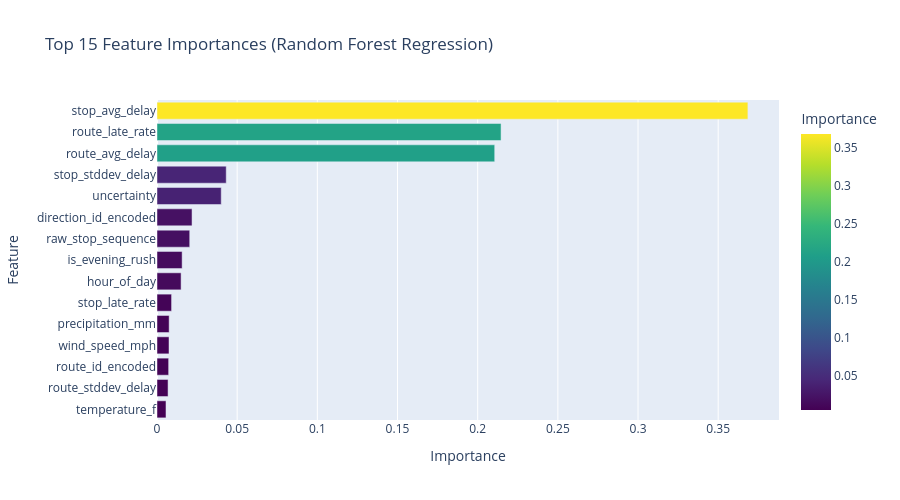
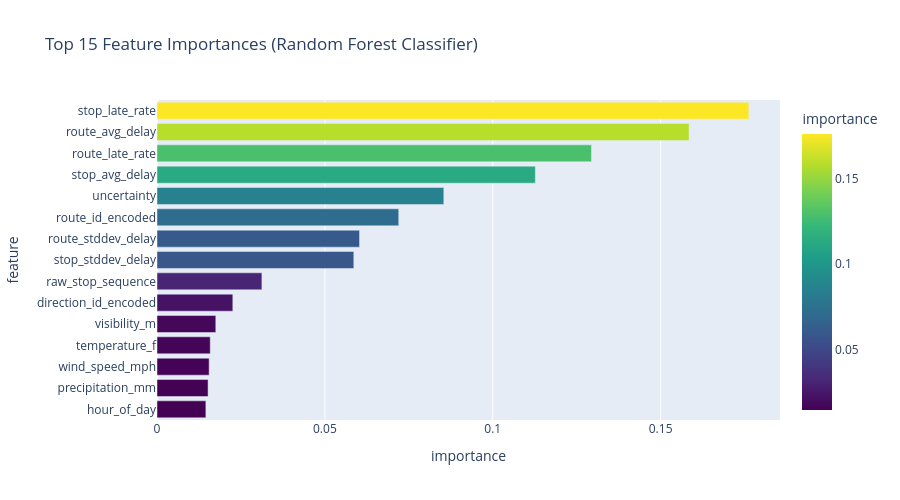

The notebook cell these images were saved under, in order:
### Code cell
# Get feature importance from Random Forest (regression)
rf_reg = [m for name, m in reg_models.items() if "Random Forest" in name][0]

importance_df = pd.DataFrame({
    "feature": ENCODED_FEATURES,
    "importance": rf_reg.feature_importances_
}).sort_values("importance", ascending=True)

fig = px.bar(
    importance_df.tail(15),
    x="importance",
    y="feature",
    orientation="h",
    title="Top 15 Feature Importances (Random Forest Regression)",
    labels={"importance": "Importance", "feature": "Feature"},
    color="importance",
    color_continuous_scale="Viridis",
)
fig.update_layout(height=500)
fig.show()

# Also for classifier
rf_cls = [m for name, m in cls_models.items() if "Random Forest" in name][0]

cls_importance_df = pd.DataFrame({
    "feature": ENCODED_FEATURES,
    "importance": rf_cls.feature_importances_
}).sort_values("importance", ascending=True)

fig = px.bar(
    cls_importance_df.tail(15),
    x="importance",
    y="feature",
    orientation="h",
    title="Top 15 Feature Importances (Random Forest Classifier)",
    color="importance",
    color_continuous_scale="Viridis",
)
fig.update_layout(height=500)
fig.show()

### Figure 1 — Plotly figure (JSON) as saved in the notebook; plotly's stock layout.template omitted (floating-point values rounded to 4 significant figures)
{"data": [{"hovertemplate": "Importance=%{marker.color}<br>Feature=%{y}<extra></extra>", "legendgroup": "", "marker": {"color": [0.0056, 0.006896, 0.007257, 0.007497, 0.007577, 0.009087, 0.01502, 0.01568, 0.02041, 0.02185, 0.04006, 0.04317, 0.2106, 0.2146, 0.3685], "coloraxis": "coloraxis", "pattern": {"shape": ""}}, "name": "", "orientation": "h", "showlegend": false, "textposition": "auto", "type": "bar", "x": [0.0056, 0.006896, 0.007257, 0.007497, 0.007577, 0.009087, 0.01502, 0.01568, 0.02041, 0.02185, 0.04006, 0.04317, 0.2106, 0.2146, 0.3685], "xaxis": "x", "y": ["temperature_f", "route_stddev_delay", "route_id_encoded", "wind_speed_mph", "precipitation_mm", "stop_late_rate", "hour_of_day", "is_evening_rush", "raw_stop_sequence", "direction_id_encoded", "uncertainty", "stop_stddev_delay", "route_avg_delay", "route_late_rate", "stop_avg_delay"], "yaxis": "y"}], "layout": {"barmode": "relative", "coloraxis": {"colorbar": {"title": {"text": "Importance"}}, "colorscale": [[0, "#440154"], [0.1111, "#482878"], [0.2222, "#3e4989"], [0.3333, "#31688e"], [0.4444, "#26828e"], [0.5556, "#1f9e89"], [0.6667, "#35b779"], [0.7778, "#6ece58"], [0.8889, "#b5de2b"], [1, "#fde725"]]}, "height": 500, "legend": {"tracegroupgap": 0}, "title": {"text": "Top 15 Feature Importances (Random Forest Regression)"}, "xaxis": {"anchor": "y", "domain": [0, 1], "title": {"text": "Importance"}}, "yaxis": {"anchor": "x", "domain": [0, 1], "title": {"text": "Feature"}}}}

### Figure 2 — Plotly figure (JSON) as saved in the notebook; plotly's stock layout.template omitted (floating-point values rounded to 4 significant figures)
{"data": [{"hovertemplate": "importance=%{marker.color}<br>feature=%{y}<extra></extra>", "legendgroup": "", "marker": {"color": [0.01456, 0.01521, 0.01553, 0.01586, 0.01752, 0.02259, 0.03125, 0.05861, 0.06033, 0.072, 0.08542, 0.1127, 0.1294, 0.1585, 0.1763], "coloraxis": "coloraxis", "pattern": {"shape": ""}}, "name": "", "orientation": "h", "showlegend": false, "textposition": "auto", "type": "bar", "x": [0.01456, 0.01521, 0.01553, 0.01586, 0.01752, 0.02259, 0.03125, 0.05861, 0.06033, 0.072, 0.08542, 0.1127, 0.1294, 0.1585, 0.1763], "xaxis": "x", "y": ["hour_of_day", "precipitation_mm", "wind_speed_mph", "temperature_f", "visibility_m", "direction_id_encoded", "raw_stop_sequence", "stop_stddev_delay", "route_stddev_delay", "route_id_encoded", "uncertainty", "stop_avg_delay", "route_late_rate", "route_avg_delay", "stop_late_rate"], "yaxis": "y"}], "layout": {"barmode": "relative", "coloraxis": {"colorbar": {"title": {"text": "importance"}}, "colorscale": [[0, "#440154"], [0.1111, "#482878"], [0.2222, "#3e4989"], [0.3333, "#31688e"], [0.4444, "#26828e"], [0.5556, "#1f9e89"], [0.6667, "#35b779"], [0.7778, "#6ece58"], [0.8889, "#b5de2b"], [1, "#fde725"]]}, "height": 500, "legend": {"tracegroupgap": 0}, "title": {"text": "Top 15 Feature Importances (Random Forest Classifier)"}, "xaxis": {"anchor": "y", "domain": [0, 1], "title": {"text": "importance"}}, "yaxis": {"anchor": "x", "domain": [0, 1], "title": {"text": "feature"}}}}
